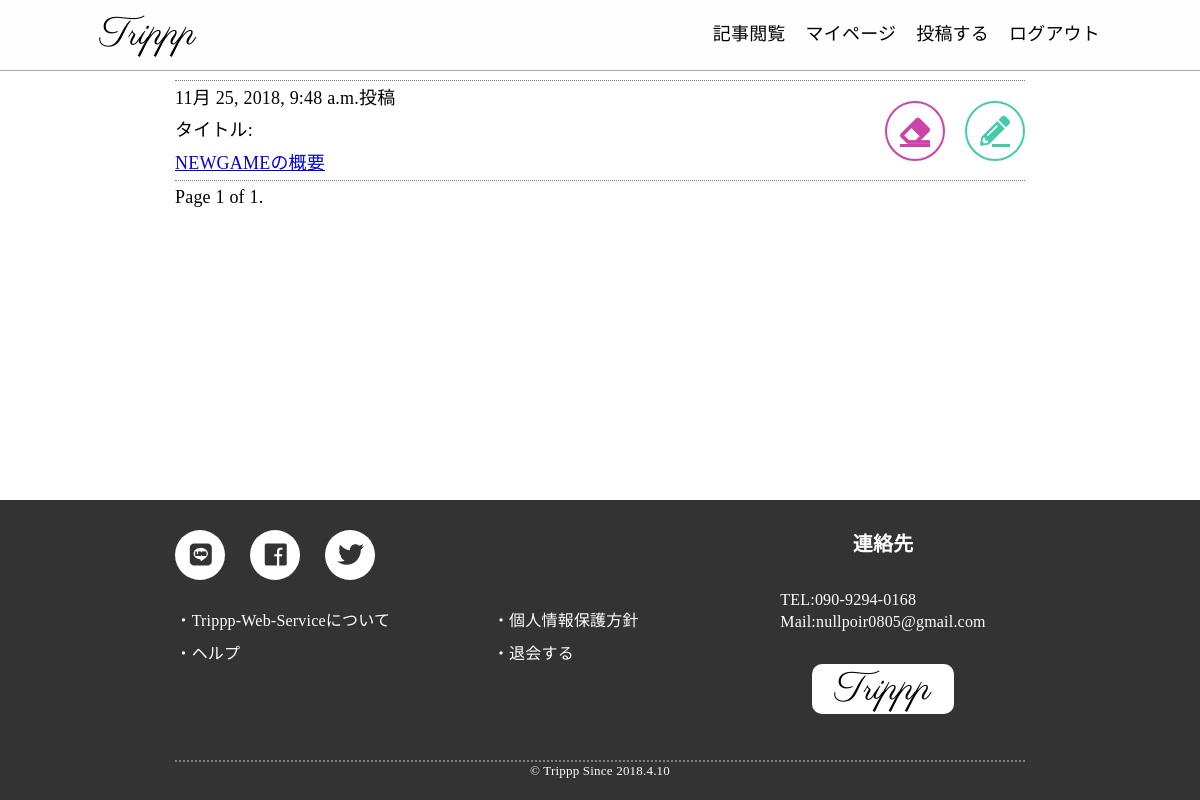
Page /tabilog/post_history/1?page=1/ (signed in) on the earlier database version.
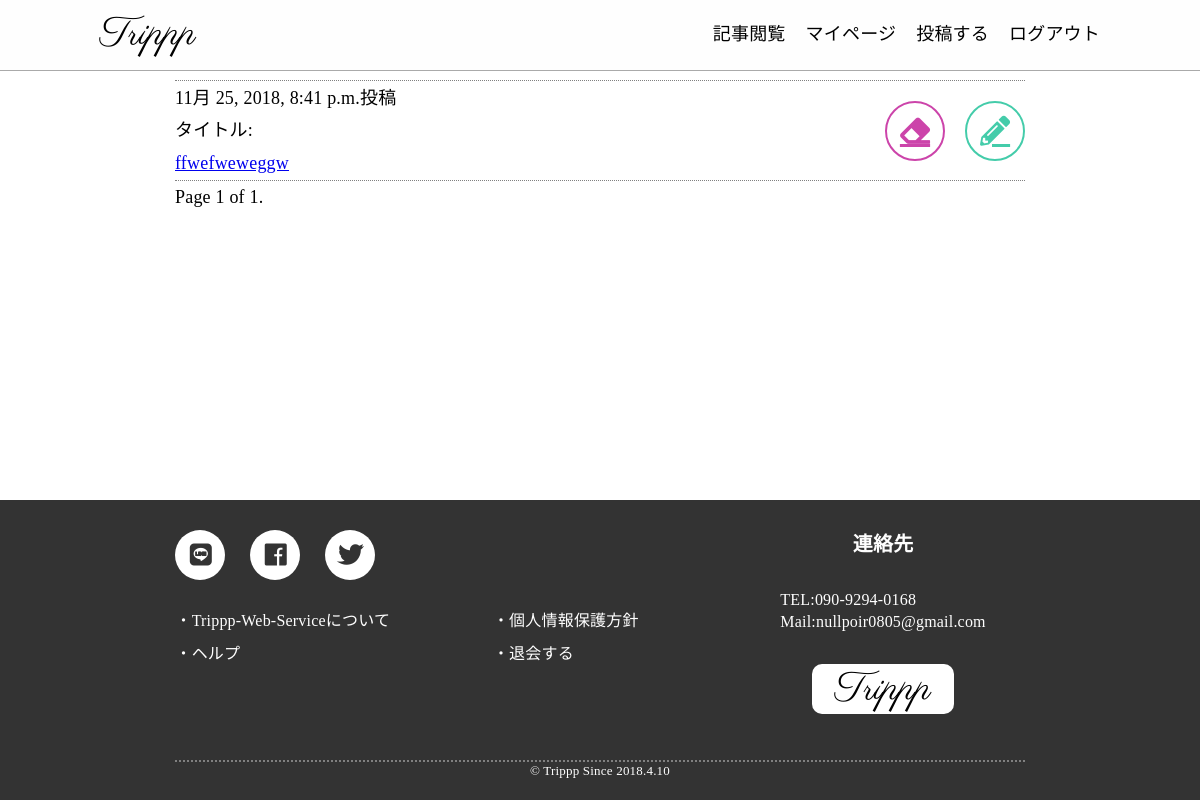
Same page on the later database version.
### tabilog/models.py (models this page shows, shortened)
class tabilog(models.Model):
    title=models.CharField(max_length=40)
    pub_date=models.DateTimeField(default=datetime.now)
    author=models.CharField(max_length=30)
    user_pk=models.IntegerField()
    tag=models.CharField(max_length=100)
    thumbnail = models.ImageField(upload_to='thambnail/',blank=True)
    body=HTMLField("body")
    content=HTMLField("content")
    index=HTMLField("index",blank=True)

### tabilog/views.py (the view)
# urls.py: path('post_history/<int:user_pk>',views.post_history.as_view(),name="post_history"),
class post_history(UserPassesTestMixin,TemplateView):
    raise_exception = False
    template_name="tabilog/post_history.html"
    def test_func(self):
        user = self.request.user
        return user.pk == self.kwargs['user_pk'] or user.is_superuser
    def get(self, request, user_pk):
        my_post=tabilog.objects.all().filter(user_pk=user_pk)
        paginator=Paginator(my_post,PAGE_LIMIT)
        page = request.GET.get('page')
        tabilog_output=paginator.get_page(page)
        return self.render_to_response({"lists":tabilog_output})

### templates/tabilog/post_history.html (shortened to what this page needs)
{% extends "base.html" %}
{% load static %}
{% block header %}
<link rel="stylesheet" type="text/css" href="{% static 'css/post_history.css' %}">
{% endblock %}
{% block content %}
<div class="content__wrapper__content">
  <div class="content__list">
  {% for list in lists %}
    <div class="list__items">
      <div class="items-left">
        {{list.pub_date}}投稿<br>タイトル:<br>
        <a href="/tabilog/articles/{{ list.pk }}">{{ list.title}}</a>
      </div>
      <div class="items-right">
        <a class="items-delete" href="/tabilog/delete_confirm/{{list.user_pk}}/{{ list.pk }}"><i class="fas fa-eraser"></i></a>
        <a class="items-edit" href="/tabilog/edit/{{list.user_pk}}/{{ list.pk }}"><i class="fas fa-pencil-alt"></i></i></a>
      </div>
    </div>
  {% endfor %}
  </div>
  <div class="content__pagination">
      <span class="pagination__step-links">
          <span class="pagination_current">
              Page {{ lists.number }} of {{ lists.paginator.num_pages }}.
          </span>
      </span>
  </div>
</div>
{% endblock %}

Differences in the rows shown:
removed tabilog: pub_date "11月 25, 2018, 9:48 a.m.", title "NEWGAMEの概要"
added tabilog: pub_date "11月 25, 2018, 8:41 p.m.", title "ffwefweweggw"
